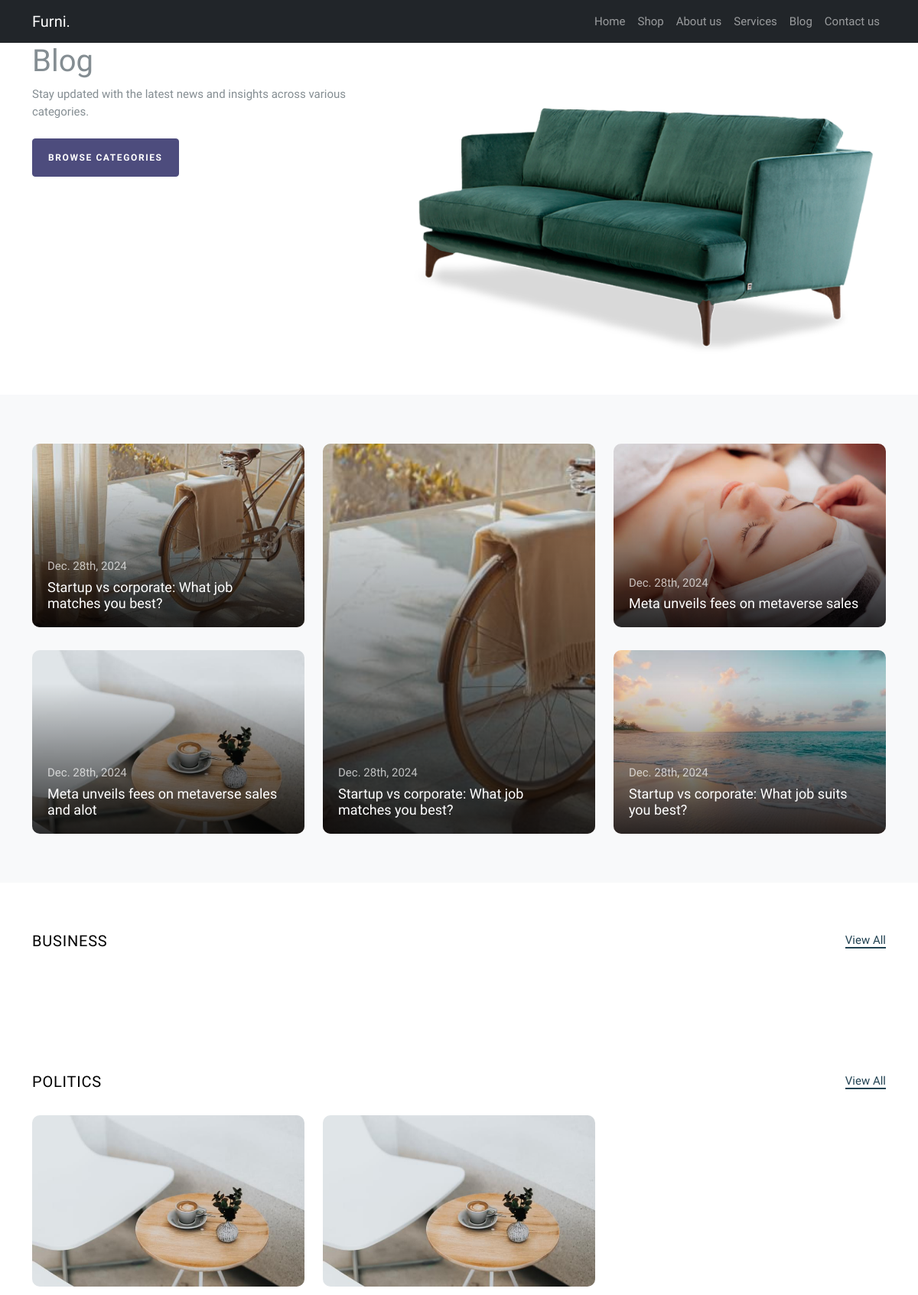
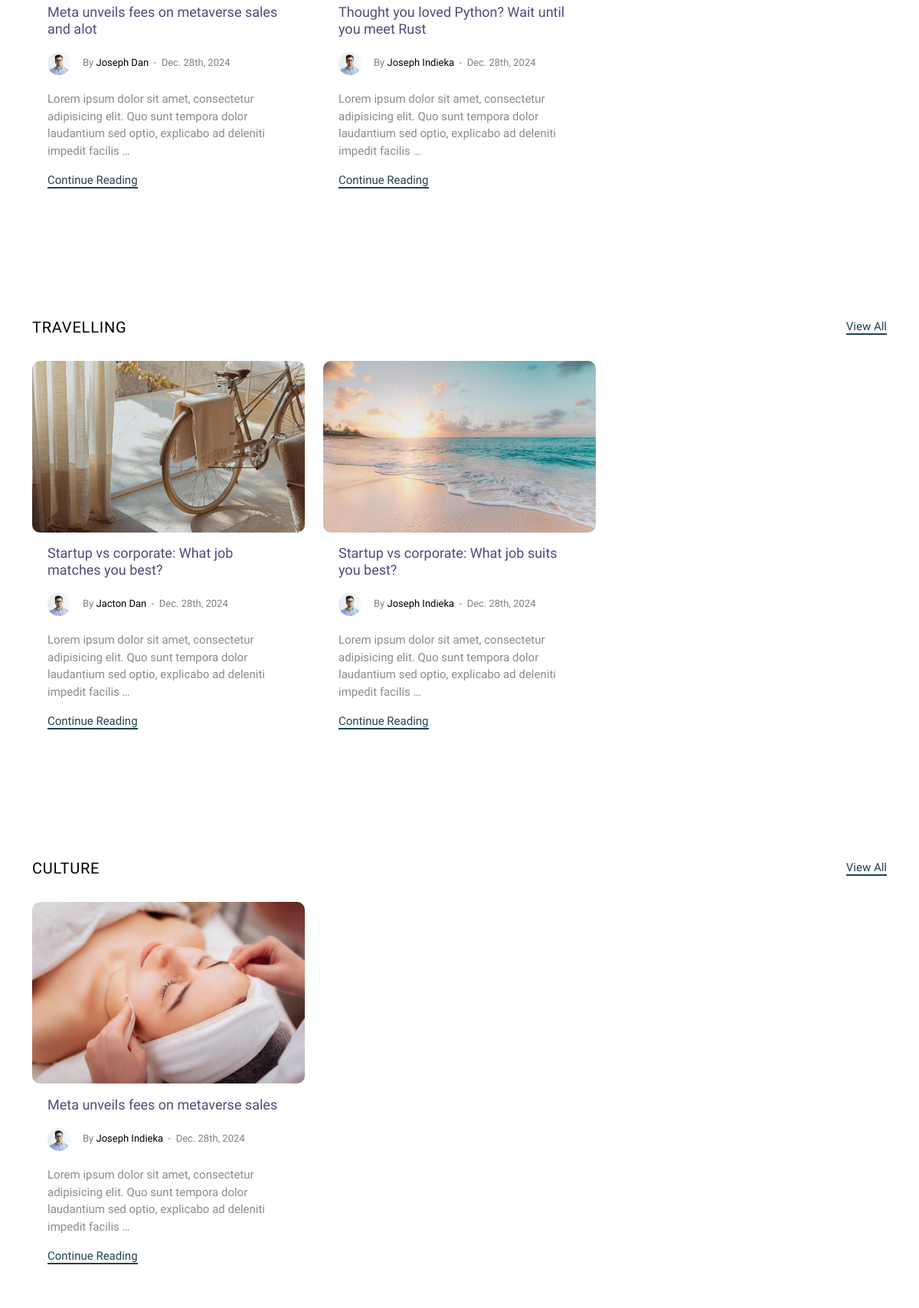
Screenshot of /blog/ (upper part) with the database file from the repository (2 pictures, top to bottom).
### HealthApp/models.py (models this page shows, shortened)
class Blog(models.Model):
    title = models.CharField(max_length=100)
    author = models.CharField(max_length=50)
    category = models.ForeignKey(BlogCategory, on_delete=models.CASCADE, related_name='blog_category')
    slug = models.SlugField(unique=True, blank=True)
    image = models.ImageField(upload_to='blog_images/')
    date_posted = models.DateTimeField(auto_now_add=True)
    content = models.TextField()
    def __str__(self):
        return f"{self.title} by {self.author}"

class BlogCategory(models.Model):
    category = models.CharField(max_length=90, unique=True)
    def __str__(self):
        return self.category
    class Meta:
        verbose_name_plural = "Blog Categories"

### HealthApp/views.py (the view)
# urls.py: path('blog/', views.blog, name='blog'),
def blog(request):
    blogs = Blog.objects.all().order_by('-date_posted')
    categories = BlogCategory.objects.all()
    category_blogs = {}
    for category in categories:
        category_blogs[category] = blogs.filter(category=category)[:6]
    print(category_blogs)
    context = {
        'blogs': blogs,
        'categories': categories,
        'category_blogs': category_blogs,
        'featured_blogs': blogs[:5],
        'recent_blogs': blogs[:8],
    }
    return render(request, 'blog.html', context)

### HealthApp/templates/blog.html
{% extends 'layouts.html' %}
{% load static %}
{% block content %}
<div class="hero">
	<div class="container">
		<div class="row justify-content-between">
			<div class="col-lg-5">
				<div class="intro-excerpt">
					<h1>Blog</h1>
					<p class="mb-4">Stay updated with the latest news and insights across various categories.</p>
					<p><a href="{% url 'HealthApp:category' %}" class="btn btn-secondary me-2">Browse Categories</a></p>
				</div>
			</div>
			<div class="col-lg-7">
				<div class="hero-img-wrap">
					<img src="{% static 'blogassets/images/couch.png' %}" class="img-fluid">
				</div>
			</div>
		</div>
	</div>
</div>
<section class="section bg-light">
	<div class="container">
		<div class="row align-items-stretch retro-layout">
			<div class="col-md-4">
				{% for blog in blogs|slice:":2" %}
				<a href="{% url 'HealthApp:blog_detail' blog.slug %}"
					class="h-entry {% if not forloop.last %}mb-30{% endif %} v-height gradient">
					<div class="featured-img" style="background-image: url('{{ blog.image.url }}');"></div>
					<div class="text">
						<span class="date">{{ blog.date_posted|date:"M. jS, Y" }}</span>
						<h2>{{ blog.title }}</h2>
					</div>
				</a>
				{% endfor %}
			</div>
			<div class="col-md-4">
				{% with blogs|slice:":1"|first as featured_blog %}
				<a href="{% url 'HealthApp:blog_detail' featured_blog.slug %}" class="h-entry img-5 h-100 gradient">
					<div class="featured-img" style="background-image: url('{{ featured_blog.image.url }}');"></div>
					<div class="text">
						<span class="date">{{ featured_blog.date_posted|date:"M. jS, Y" }}</span>
						<h2>{{ featured_blog.title }}</h2>
					</div>
				</a>
				{% endwith %}
			</div>
			<div class="col-md-4">
				{% for blog in blogs|slice:"2:4" %}
				<a href="{% url 'HealthApp:blog_detail' blog.slug %}"
					class="h-entry {% if not forloop.last %}mb-30{% endif %} v-height gradient">
					<div class="featured-img" style="background-image: url('{{ blog.image.url }}');"></div>
					<div class="text">
						<span class="date">{{ blog.date_posted|date:"M. jS, Y" }}</span>
						<h2>{{ blog.title }}</h2>
					</div>
				</a>
				{% endfor %}
			</div>
		</div>
	</div>
</section>
{% for category in category_blogs %}
	<section class="section">
		<div class="container">
			<div class="row mb-4">
				<div class="col-sm-6">
					<h2 class="posts-entry-title">{{ category.category }}</h2>
				</div>
				<div class="col-sm-6 text-sm-end"><a href="{% url 'HealthApp:category' %}" class="read-more">View All</a>
				</div>
			</div>
			<div class="row">
				{% for blog in blogs %}
					{% if blog.category == category %}
						<div class="col-lg-4 mb-4">
							<div class="post-entry-alt">
								<a href="{% url 'HealthApp:blog_detail' blog.slug %}" class="img-link"><img
										src="{{ blog.image.url }}" alt="Image" class="img-fluid"></a>
								<div class="excerpt">
									<h2><a href="{% url 'HealthApp:blog_detail' blog.slug %}">{{ blog.title }}</a></h2>
									<div class="post-meta align-items-center text-left clearfix">
										<figure class="author-figure mb-0 me-3 float-start"><img
												src="{% static 'blogassets/images/person_1.jpg' %}" alt="Image" class="img-fluid">
										</figure>
										<span class="d-inline-block mt-1">By <a href="#">{{blog.author}}</a></span>
										<span>&nbsp;-&nbsp; {{ blog.date_posted|date:"M. jS, Y" }}</span>
									</div>
									<p>{{ blog.content|truncatewords:20 }}</p>
									<p><a href="{% url 'HealthApp:blog_detail' blog.slug %}" class="read-more">Continue Reading</a></p>
								</div>
							</div>
						</div>
					{% endif %}
				{% endfor %}
			</div>
		</div>
	</section>
{% endfor %}
{% endblock %}

### HealthApp/templates/layouts.html (shortened to what this page needs)
{% load static %}
<!doctype html>
<html lang="en">
<head>
  <link href="{% static 'blogassets/css/bootstrap.min.css' %}" rel="stylesheet">
  <link href="https://cdnjs.cloudflare.com/ajax/libs/font-awesome/6.0.0-beta3/css/all.min.css" rel="stylesheet">
  <link rel="stylesheet" href="https://cdn.jsdelivr.net/npm/bootstrap-icons@1.8.1/font/bootstrap-icons.css">
  <link href="{% static 'blogassets/css/tiny-slider.css' %}" rel="stylesheet">
  <link rel="stylesheet" href="{% static 'blogassets/fonts/icomoon/style.css' %}">
  <link rel="stylesheet" href="{% static 'blogassets/fonts/flaticon/font/flaticon.css' %}">
  <link rel="stylesheet" href="{% static 'blogassets/scss/aos.css' %}">
  <link rel="stylesheet" href="{% static 'blogassets/css/glightbox.min.css' %}">
  <link rel="stylesheet" href="{% static 'blogassets/css/style.css' %}">
  <link rel="stylesheet" href="{% static 'blogassets/css/flatpickr.min.css' %}">
</head>
<body>
</body>
</html>
	<body>
		<nav class="custom-navbar navbar navbar navbar-expand-md navbar-dark bg-dark" arial-label="Furni navigation bar">
			<div class="container">
				<a class="navbar-brand" href="{% url 'HealthApp:index' %}">Furni<span>.</span></a>
				<div class="collapse navbar-collapse" id="navbarsFurni">
					<ul class="custom-navbar-nav navbar-nav ms-auto mb-2 mb-md-0">
						<li class="nav-item">
							<a class="nav-link" href="{% url 'HealthApp:index' %}">Home</a>
						</li>
						<li><a class="nav-link" href="{% url 'HealthApp:shop' %}">Shop</a></li>
						<li><a class="nav-link" href="{% url 'HealthApp:about' %}">About us</a></li>
						<li><a class="nav-link" href="{% url 'HealthApp:services' %}">Services</a></li>
						<li class="active"><a class="nav-link" href="{% url 'HealthApp:blog' %}">Blog</a></li>
						<li><a class="nav-link" href="{% url 'HealthApp:contact' %}">Contact us</a></li>
					</ul>
				</div>
			</div>
		</nav>
        {% block content %}{% endblock content %}
      </body>
      </html>

### rows the page displays
Blog: image (picture), date_posted "Dec. 28th, 2024", title "Startup vs corporate: What job matches you best?", author "Jacton Dan", content "Lorem ipsum dolor sit amet, consectetur adipisicing elit. Quo sunt tempora dolor laudantium sed optio, explicabo ad deleniti impedit facilis …"
Blog: image (picture), date_posted "Dec. 28th, 2024", title "Meta unveils fees on metaverse sales and alot", author "Joseph Dan", content "Lorem ipsum dolor sit amet, consectetur adipisicing elit. Quo sunt tempora dolor laudantium sed optio, explicabo ad deleniti impedit facilis …"
Blog: image (picture), date_posted "Dec. 28th, 2024", title "Meta unveils fees on metaverse sales", author "Joseph Indieka", content "Lorem ipsum dolor sit amet, consectetur adipisicing elit. Quo sunt tempora dolor laudantium sed optio, explicabo ad deleniti impedit facilis …"
Blog: image (picture), date_posted "Dec. 28th, 2024", title "Startup vs corporate: What job suits you best?", author "Joseph Indieka", content "Lorem ipsum dolor sit amet, consectetur adipisicing elit. Quo sunt tempora dolor laudantium sed optio, explicabo ad deleniti impedit facilis …"
BlogCategory: category "BUSINESS"
BlogCategory: category "POLITICS"
Blog: image (picture), title "Thought you loved Python? Wait until you meet Rust", author "Joseph Indieka", date_posted "Dec. 28th, 2024", content "Lorem ipsum dolor sit amet, consectetur adipisicing elit. Quo sunt tempora dolor laudantium sed optio, explicabo ad deleniti impedit facilis …"
BlogCategory: category "TRAVELLING"
BlogCategory: category "CULTURE"
